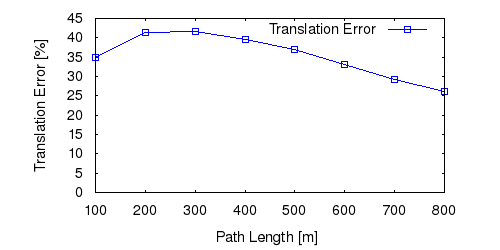

Reproduce this figure in gnuplot.
set term postscript eps enhanced color
set output "offline_res=0.2_avg_tl.eps"
set size ratio 0.5
set yrange [0:*]
set xlabel "Path Length [m]"
set ylabel "Translation Error [%]"
plot "offline_res=0.2_avg_tl.txt" using 1:($2*100) title 'Translation Error' lc rgb "#0000FF" pt 4 w linespoints
